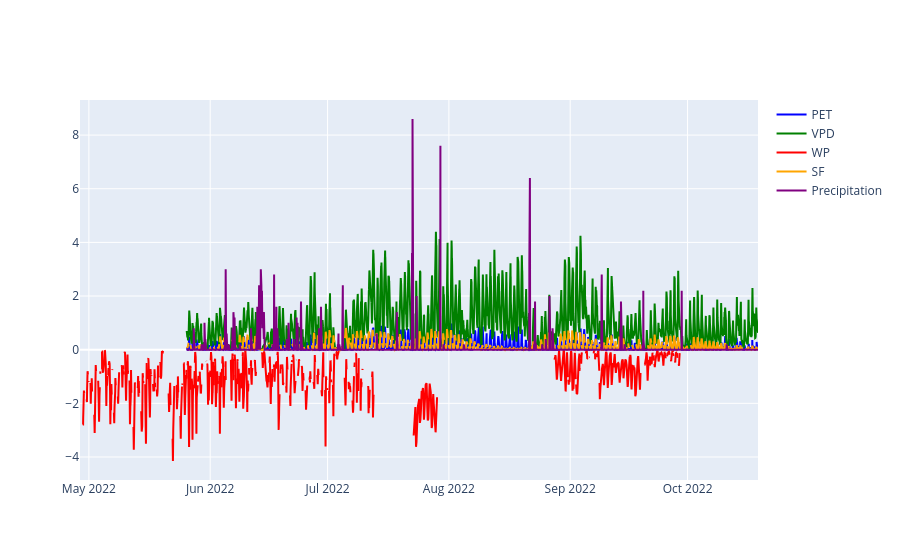

Notebook code for this chart:
### Markdown cell above
## Resistance curves and IVC

### Code cell
for data in trees_data.values():
    fig = go.Figure()
    if data['tree'] == 'ES42' and data['year'] == '2022':
        fig.add_trace(go.Scatter(x=data['SF_W_SM_PSY'].index, y=data['SF_W_SM_PSY']['PET'], mode='lines', name='PET', line=dict(color='blue')))
        fig.add_trace(go.Scatter(x=data['SF_W_SM_PSY'].index, y=data['SF_W_SM_PSY']['VPD'], mode='lines', name='VPD', line=dict(color='green')))
        fig.add_trace(go.Scatter(x=data['PSY_cleaned'].index, y=data['PSY_cleaned']['PSY'], mode='lines', name='WP', line=dict(color='red')))
        fig.add_trace(go.Scatter(x=data['SF_W_SM_PSY'].index, y=[i*1e-3 for i in data['SF_W_SM_PSY']['SF_incomplete']], mode='lines', name='SF', line=dict(color='orange')))
        fig.add_trace(go.Scatter(x=data['SF_W_SM_PSY'].index, y=data['SF_W_SM_PSY']['Rain'], mode='lines', name='Precipitation', line=dict(color='purple')))
        
        fig.show()

### Figure 1 — Plotly figure (JSON) as saved in the notebook; plotly's stock layout.template omitted (floating-point values rounded to 4 significant figures; data arrays with more than 128 entries replaced by an {"elided": "..."} marker saying what was removed)
{"data": [{"line": {"color": "blue"}, "mode": "lines", "name": "PET", "type": "scatter", "x": {"elided": "7009 str values"}, "y": {"elided": "7009 float values"}}, {"line": {"color": "green"}, "mode": "lines", "name": "VPD", "type": "scatter", "x": {"elided": "7009 str values"}, "y": {"elided": "7009 float values"}}, {"line": {"color": "red"}, "mode": "lines", "name": "WP", "type": "scatter", "x": {"elided": "7454 str values"}, "y": {"elided": "7454 float values"}}, {"line": {"color": "orange"}, "mode": "lines", "name": "SF", "type": "scatter", "x": {"elided": "7009 str values"}, "y": {"elided": "7009 float values"}}, {"line": {"color": "purple"}, "mode": "lines", "name": "Precipitation", "type": "scatter", "x": {"elided": "7009 str values"}, "y": {"elided": "7009 float values"}}], "layout": {}}
